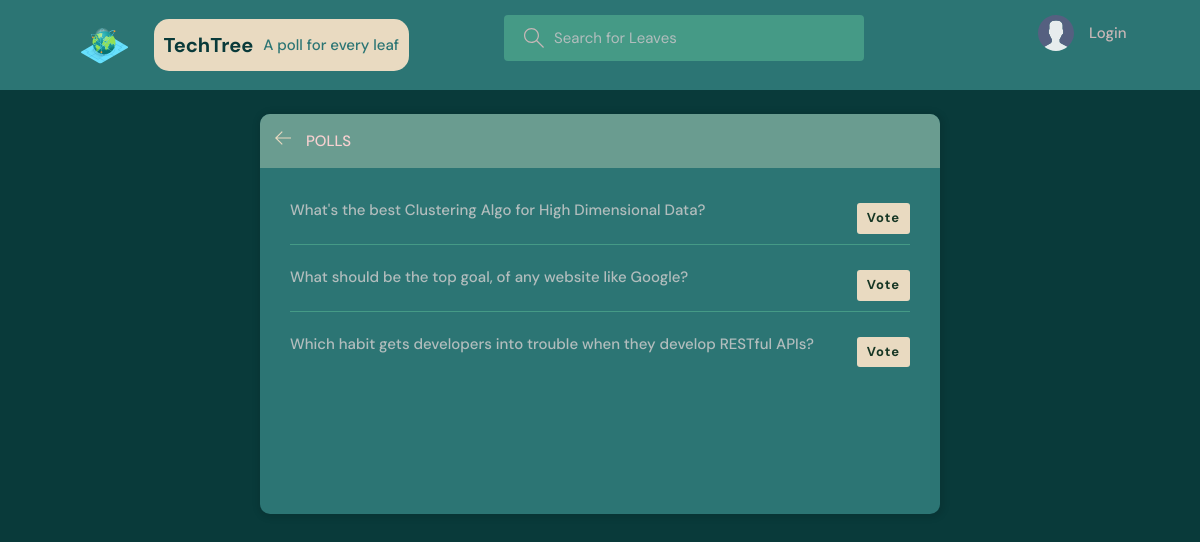
The page /all-polls/ on the database as committed earlier.
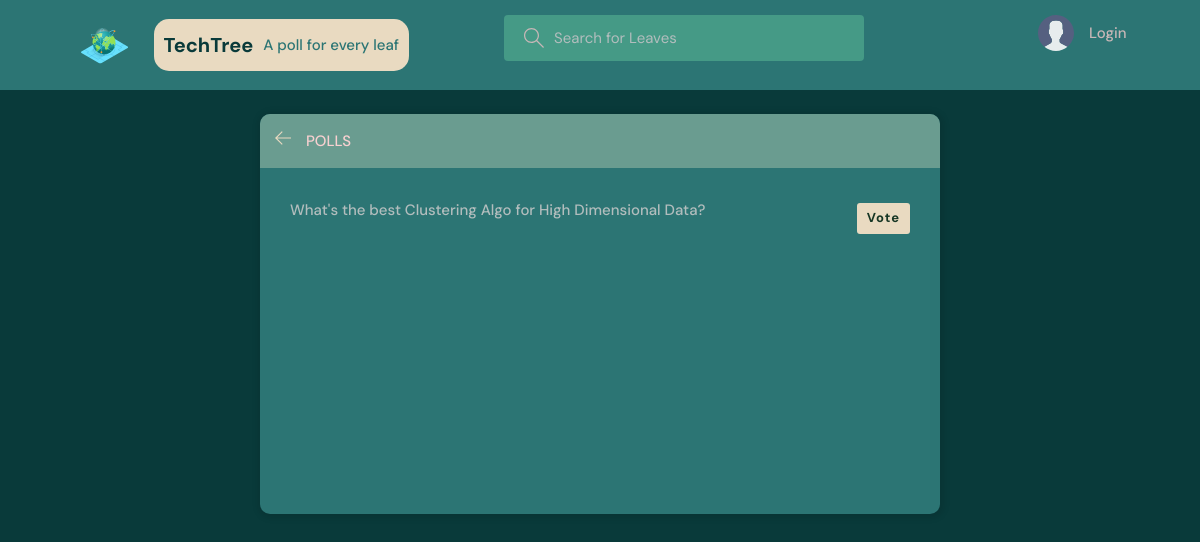
The same page on the database as committed later.
### base/models.py (models this page shows, shortened)
class Poll(models.Model):
    host = models.ForeignKey(User, on_delete=models.CASCADE)
    room = models.ForeignKey(Room, on_delete=models.CASCADE)
    question = models.CharField(max_length=200)
    time_created = models.DateTimeField(auto_now_add=True)
    time_end = models.DateTimeField()
    completed = models.BooleanField(default=False)
    poll_takers = models.ManyToManyField(
        User, related_name='poll_takers', blank=True)

### base/views.py (the view)
# urls.py: path('all-polls/', views.allPolls, name='all-polls'),
def allPolls(request):
    all_polls = Poll.objects.all()
    all_active_polls = Poll.objects.filter(completed=False).order_by('-time_end')
    return render(request, 'base/polls_all.html', {'all_polls': all_polls, 'all_active_polls': all_active_polls})

### base/templates/base/polls_all.html
{% extends 'main.html' %}
{% block content %}
<main class="create-room layout">
  <div class="container">
    <div class="layout__box">
      <div class="layout__boxHeader">
        <div class="layout__boxTitle">
          <a href="{% url 'home' %}">
            <svg version="1.1" xmlns="http://www.w3.org/2000/svg" width="32" height="32" viewBox="0 0 32 32">
              <title>arrow-left</title>
              <path
                d="M13.723 2.286l-13.723 13.714 13.719 13.714 1.616-1.611-10.96-10.96h27.625v-2.286h-27.625l10.965-10.965-1.616-1.607z">
              </path>
            </svg>
          </a>
          <h3>Polls</h3>
        </div>
      </div>
      <div class="topics-page layout__body">
        <ul class="topics__list">
          {% for active_poll in all_active_polls %}
          <li>
            <a href="{% url 'poll' active_poll.room.id %}">{{active_poll.question}} <span id="voted__all">{% if request.user in active_poll.poll_takers.all %}Voted{% else %}Vote{% endif %}</span></a>
          </li>
          {% endfor %}
        </ul>
      </div>
    </div>
  </div>
</main>
{% endblock content %}

Rows that differ between the two databases and show on the page:
no longer on this page (row edited): Poll: question "What should be the top goal, of any website like Google?", shows "Vote"
no longer on this page (row edited): Poll: question "Which habit gets developers into trouble when they develop RESTful APIs?", shows "Vote"
